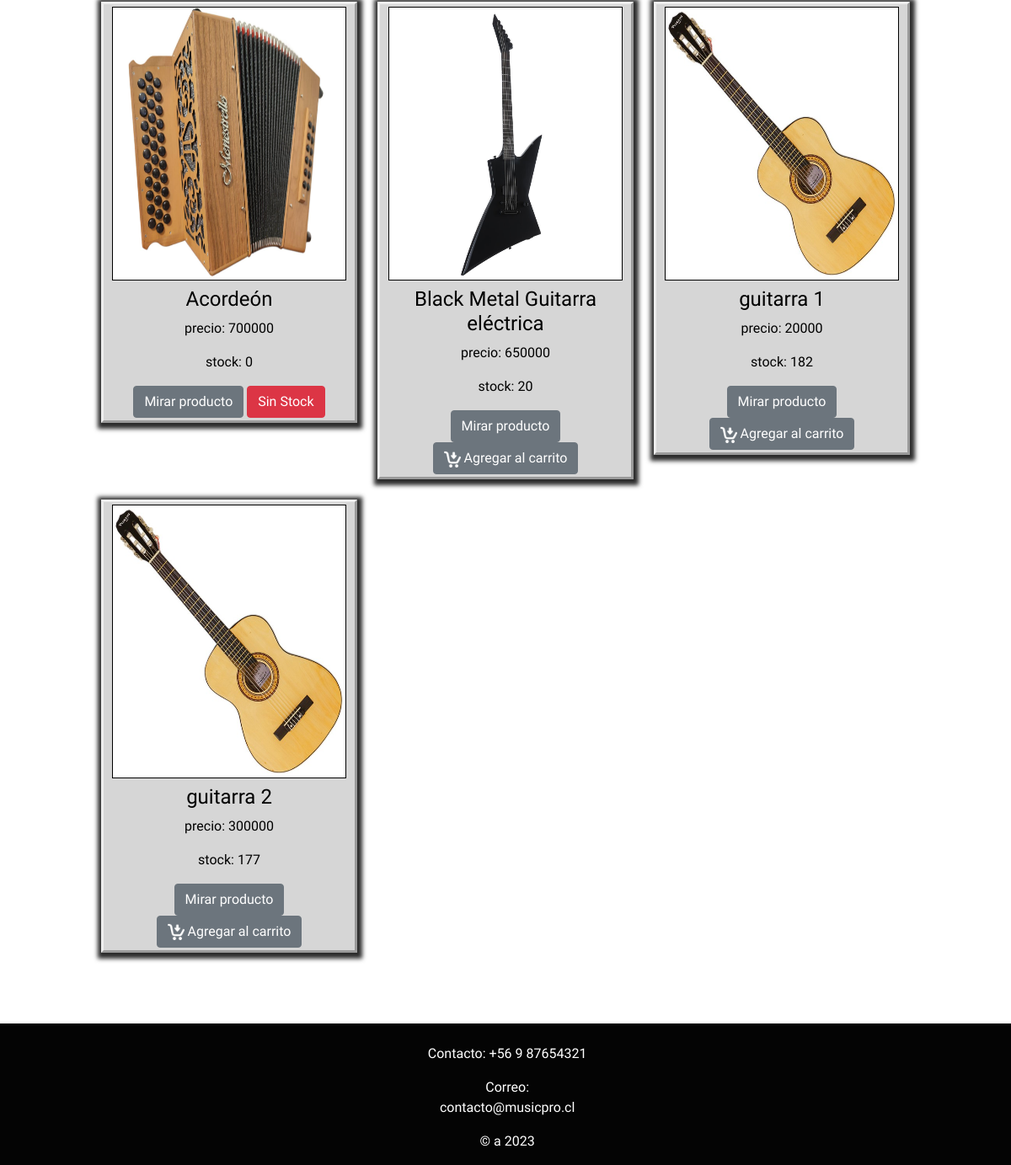
Before: / (lower part) with the older database file.
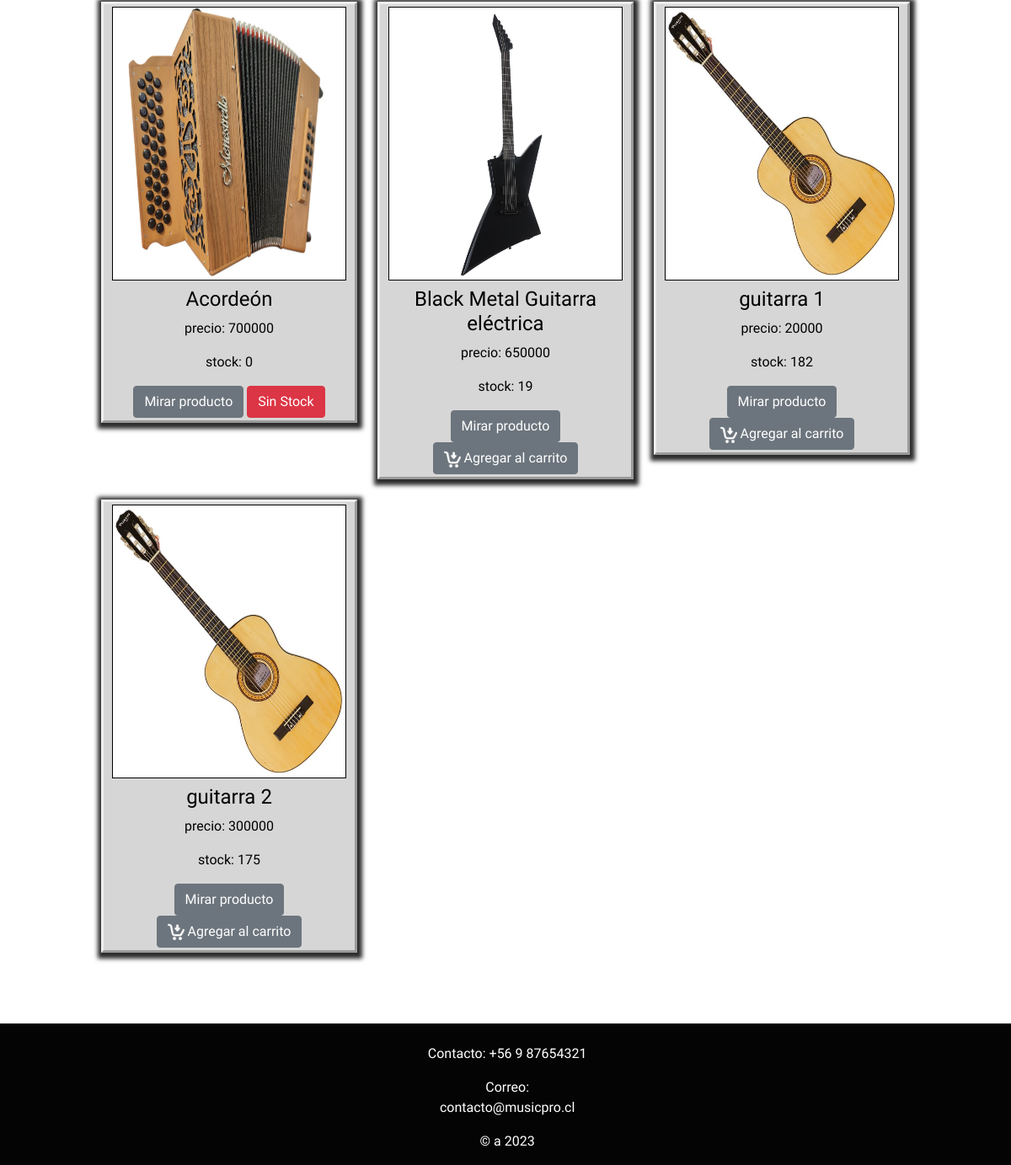
After: the same page with the newer database file.
### core/models.py (models this page shows, shortened)
class Producto(models.Model):
    nombre = models.CharField(max_length=40)
    precio = models.IntegerField(default=0)
    stock = models.IntegerField(default=0)
    imagen =models.ImageField(upload_to='media/')
    descripcion = models.CharField(max_length=500, default='')
    idTipoProducto = models.ForeignKey(TipoProducto, on_delete=models.SET_NULL, null=True)

### core/views.py (the view)
# urls.py: path('', index, name="index"),
def index(request):
    contexto = {
        'productos' : Producto.objects.all(),
        'tipoProducto' : TipoProducto.objects.all()
        }
    return render(request,'core/index.html', contexto)

### core/context_processor.py (called while the page is built)
def total_carrito(request):
    total = 0
    if 'carrito' in request.session:
        for key, value in request.session["carrito"].items():
            total += int(value["acumulado"])
    return {"total_carrito":total}

### core/templates/core/index.html (shortened to what this page needs)
{% extends "core/layout.html" %}
{% load static %}
{% block head %}
<link rel="stylesheet" href="{% static 'core/css/index.css' %}">
{% endblock %}
{% block content %}
<div class="cuadroProductos">
  <div class="row row-cols-3">
    {% for i in productos %}
    <div class="col-sm-4 mb-4">
      <div class="producto">
        <img id="imgPro" src="/{{i.imagen}}" class="figure-img img-fluid">
        <h4>{{i.nombre}}</h4>
        <p>precio: {{i.precio}}</p>
        <p>stock: {{i.stock}}</p>
        <a href="{% url 'producto' i.id %}" class="btn btn-secondary">Mirar producto</a>
        {% if i.stock > 0 %}
          <a href="{% url 'Add' i.id %}" class="btn btn-secondary"> <img src="{% static 'core/img/iconcarrito.png' %}"
              alt="" style="width: 20px;"> Agregar al carrito</a>
        {% else %}
        <a href="#" class="btn btn-danger" style="pointer-events: none;"> Sin Stock</a>
        {% endif %}
      </div>
    </div>
    {% endfor %}
  </div>
</div>
{% endblock %}

Changed rows visible on the page:
changed Producto "Black Metal Guitarra eléctrica": stock "20" → "19"
changed Producto "guitarra 2": stock "177" → "175"
